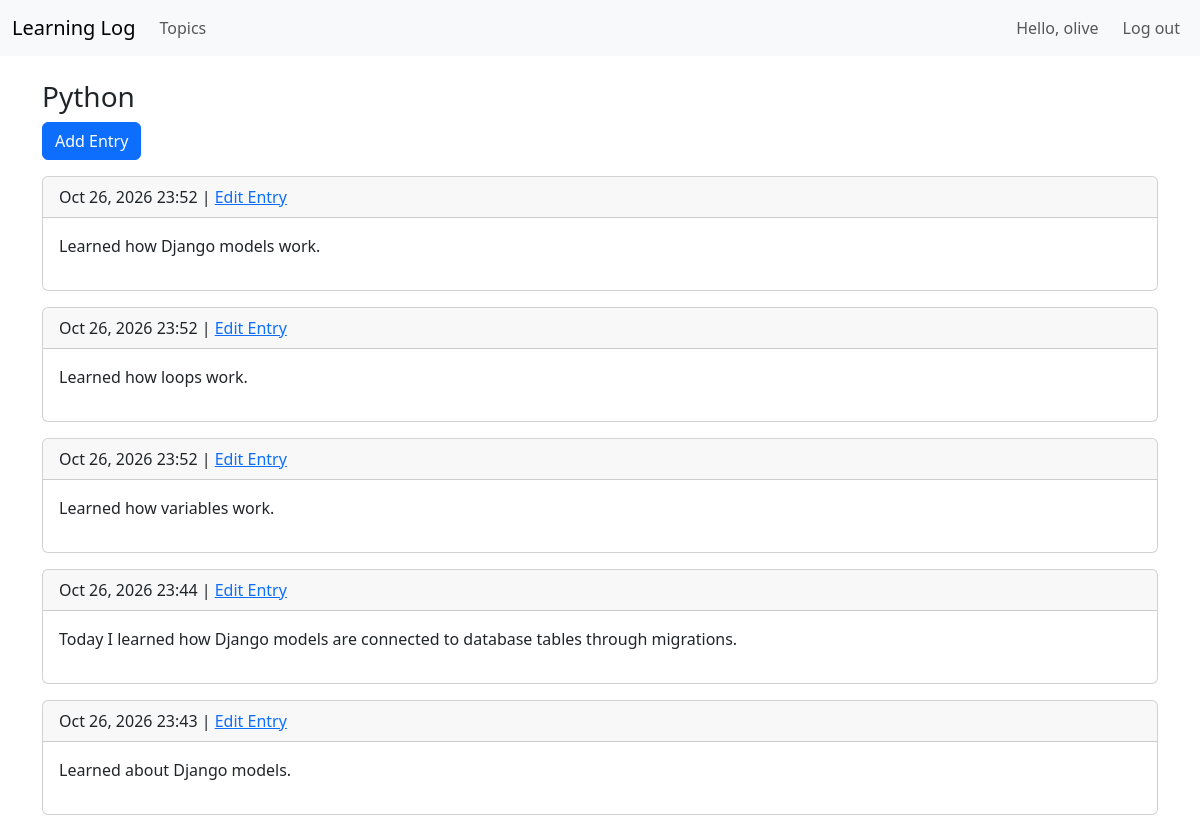
The page /topics/1/ (signed in) on the database its author committed.
### learning_logs/models.py (models this page shows, shortened)
class Topic(models.Model):
    text = models.CharField(max_length=200)
    date_added = models.DateTimeField(auto_now_add=True)
    def __str__(self):
        return self.text

class Entry(models.Model):
    topic = models.ForeignKey(
        Topic,
        on_delete=models.CASCADE
    )
    text = models.TextField()
    date_added = models.DateTimeField(auto_now_add=True)
    class Meta:
        verbose_name_plural = 'entries'

### learning_logs/views.py (the view)
def topic(request, topic_id):
    topic = Topic.objects.get(id=topic_id)
    entries = topic.entry_set.order_by('-date_added')
    context = {
        'topic': topic,
        'entries': entries,
    }
    return render(
        request,
        'learning_logs/topic.html',
        context
    )

### learning_logs/templates/learning_logs/topic.html
{% extends "learning_logs/base.html" %}
{% block content %}
<h3>{{ topic }}</h3>
<p>
    <a class="btn btn-primary"
       href="{% url 'learning_logs:new_entry' topic.id %}">
        Add Entry
    </a>
</p>
{% for entry in entries %}
<div class="card mb-3">
    <div class="card-header">
        {{ entry.date_added|date:'M d, Y H:i' }}
        |
        <a href="{% url 'learning_logs:edit_entry' entry.id %}">
            Edit Entry
        </a>
    </div>
    <div class="card-body">
        {{ entry.text|linebreaks }}
    </div>
</div>
{% empty %}
<p>No entries yet.</p>
{% endfor %}
{% endblock content %}

### learning_logs/templates/learning_logs/base.html (shortened to what this page needs)
{% load django_bootstrap5 %}
<!doctype html>
<html lang="en">
<head>
    {% bootstrap_css %}
</head>
<body>
<nav class="navbar navbar-expand-md navbar-light bg-light mb-4">
    <div class="container-fluid">
        <a class="navbar-brand"
           href="{% url 'learning_logs:index' %}">
            Learning Log
        </a>
        <div class="navbar-nav">
            <a class="nav-link"
               href="{% url 'learning_logs:topics' %}">
                Topics
            </a>
        </div>
        <div class="navbar-nav ms-auto">
            {% if user.is_authenticated %}
                <span class="navbar-text me-3">
                    Hello, {{ user.username }}
                </span>
                <a class="nav-link"
                   href="{% url 'users:logout' %}">
                    Log out
                </a>
            {% endif %}
        </div>
    </div>
</nav>
<main class="container">
    {% block content %}
    {% endblock content %}
</main>
</body>
</html>

### rows shown on the page
Topic: text "Python"
Entry: date_added "Oct 26, 2026 23:52", text "Learned how Django models work."
Entry: date_added "Oct 26, 2026 23:52", text "Learned how loops work."
Entry: date_added "Oct 26, 2026 23:52", text "Learned how variables work."
Entry: date_added "Oct 26, 2026 23:44", text "Today I learned how Django models are connected to database tables through migrations."
Entry: date_added "Oct 26, 2026 23:43", text "Learned about Django models."

### other values the page prints
{{ user.username }} "olive"
